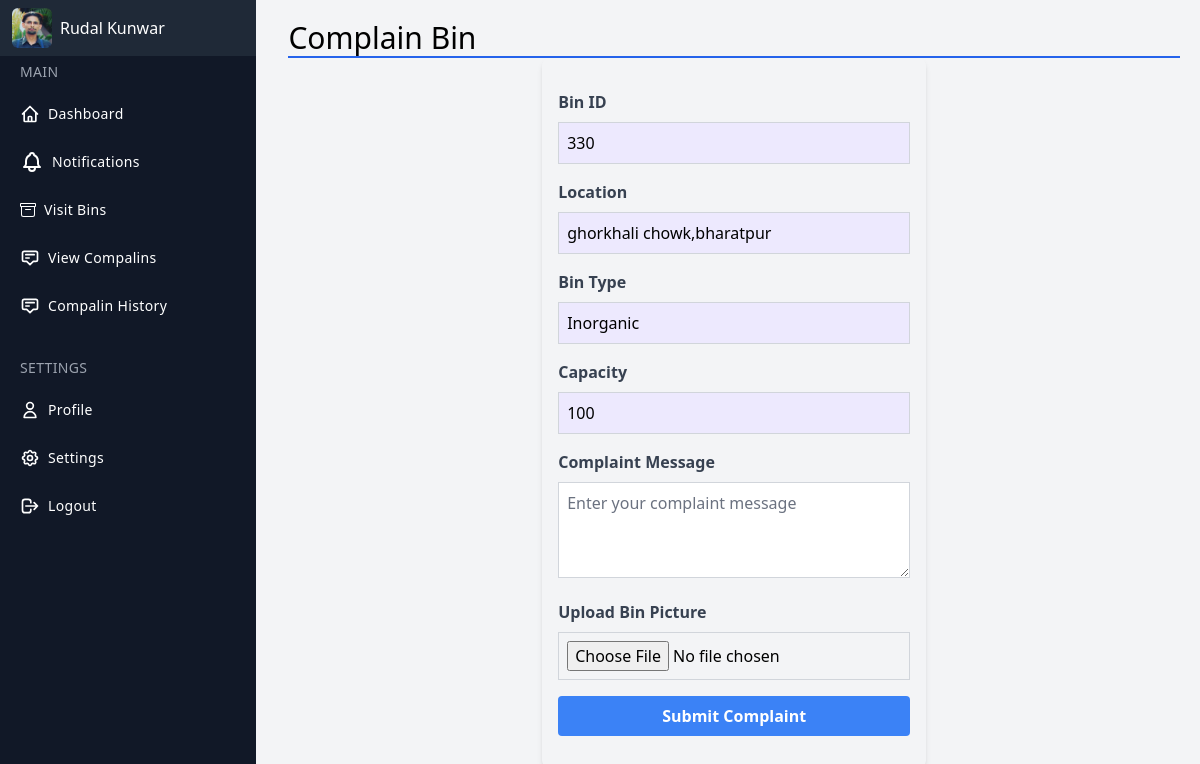
The page /user/complainbin.php?binid=330 (signed in) on the database its author committed.
### tables this page shows
CREATE TABLE `users` (
  `user_id` int(11) NOT NULL,
  `user_name` varchar(255) NOT NULL,
  `email` varchar(255) NOT NULL,
  `password` varchar(255) NOT NULL,
  `address` varchar(255) NOT NULL,
  `contact` varchar(255) NOT NULL,
  `profilepic` varchar(500) NOT NULL
);

CREATE TABLE `garbagebins` (
  `bin_id` int(11) NOT NULL,
  `type` varchar(255) NOT NULL,
  `location` varchar(255) NOT NULL,
  `capacity` int(11) NOT NULL,
  `bin_status` varchar(30) NOT NULL DEFAULT 'use'
);

### user/complainbin.php (the view, shortened to what this page needs)
<!DOCTYPE html>
<html lang="en">
<head>
    <link rel="stylesheet" href="../style.css">
</head>
<?php include('userdashlayout.php') ?>
<body class="bg-gray-100">
    <?php
    $binid = $_GET['binid'];
    $qry = "SELECT * FROM garbagebins WHERE bin_id = $binid";
    $result = mysqli_query($con, $qry);
    $row = mysqli_fetch_assoc($result);
    $binid = $row['bin_id'] ?>
    <div class=" w-full h-full p-5 ml-14 md:ml-64">
        <div class="w-full">
            <h2 class="text-3xl border-b-2 border-blue-600">Complain Bin</h2>
        </div>
        <div class="w-1/2 md:w-96 md:max-w-full mx-auto">
            <div class="px-4 py-8 rounded-lg shadow-md p-6 mb-6">
                <div class="">
                    <div class="mb-4">
                        <label class="block text-gray-700 font-semibold mb-2 ">Bin ID</label>
                        <span class=" block border border-gray-300 p-2 w-full bg-violet-100"><?php echo $row['bin_id'] ?></span>
                    </div>
                    <div class="mb-4">
                        <label class="block text-gray-700 font-semibold mb-2 ">Location</label>
                        <span class=" block border border-gray-300 p-2 w-full bg-violet-100"><?php echo $row['location'] ?></span>
                    </div>
                    <div class="mb-4">
                        <label for="capacity" class="block text-gray-700 font-semibold mb-2">Bin Type</label>
                        <span class=" block border border-gray-300 p-2 w-full bg-violet-100"><?php echo $row['type'] ?></span>
                    </div>
                    <div class="mb-4">
                        <label for="capacity" class="block text-gray-700 font-semibold mb-2">Capacity</label>
                        <span class=" block border border-gray-300 p-2 w-full bg-violet-100"><?php echo $row['capacity'] ?></span>
                    </div>
                </div>
                <form class="" method="post" enctype="multipart/form-data">
                    <div class="mb-4">
                        <label for="complaint_message" class="block text-gray-700 font-semibold mb-2">Complaint Message</label>
                        <textarea id="complaint_message" name="complaint_message" class="border border-gray-300 p-2 w-full h-24" placeholder="Enter your complaint message" required></textarea>
                    </div>
                    <div class="mb-4">
                        <label for="bin_picture" class="block text-gray-700 font-semibold mb-2">Upload Bin Picture</label>
                        <input id="bin_picture" type="file" name="bin_photo" class="border border-gray-300 p-2 w-full" required>
                    </div>
                    <div class="text-center">
                        <input type="submit" value="Submit Complaint" name="submit" class="w-full bg-blue-500 text-white font-semibold px-4 py-2 rounded hover:bg-blue-600" onclick="confirm('Are you sure to submit complain.')">
                    </div>
                </form>
            </div>
        </div>
    </div>
</body>
</html>

### user/userdashlayout.php (shortened to what this page needs)
<?php
$user = $_SESSION['username'];
?>
<?php
$con = mysqli_connect("localhost", "root", "", "project_gcs");
$sql = "SELECT * FROM users WHERE user_name = '$user'";
$result = mysqli_query($con, $sql);
$data = mysqli_fetch_assoc($result);
?>
<div class="flex">
    <div class="fixed h-full flex flex-col w-14 hover:w-64 md:w-64 bg-gray-900 text-white transition-all duration-300 border-none z-10 sidebar">
        <div class="overflow-y-auto overflow-x-hidden flex flex-col justify-between flex-grow">
            <div class="fixed w-full flex items-center h-14 text-white z-10">
                <div class="flex items-center justify-start  pl-3 w-14 md:w-64 h-14 bg-gray-800 border-none">
                    <a href="editprofile.php">
                        <img class="w-7 h-7 md:w-10 md:h-10 mr-2 rounded-md overflow-hidden" src="<?php echo $data['profilepic'] ?>" onerror="this.src='profilepic/dummyuser.jpg';" />
                    </a>
                    <span class="hidden md:block"><?php echo $user  ?> </span>
                </div>
            </div>
            <ul class="flex flex-col mt-10 py-4 space-y-1">
                <li class="px-5 hidden md:block">
                    <div class="flex flex-row items-center h-8">
                        <div class="text-sm font-light tracking-wide text-gray-400 uppercase">
                            Main
                        </div>
                    </div>
                </li>
                <li>
                    <a href="../user/userdashboard.php" class="relative flex flex-row items-center h-11 focus:outline-none hover:bg-gray-600 text-white-600 hover:text-white-800 border-l-4 border-transparent hover:border-gray-800 pr-6">
                        <span class="inline-flex justify-center items-center ml-4">
                        </span>
                        <span class="ml-2 text-sm tracking-wide truncate">Dashboard</span>
                    </a>
                </li>
                <li>
                    <a href="notification.php" class="relative flex flex-row items-center h-11 focus:outline-none hover:bg-gray-600 text-white-600 hover:text-white-800 border-l-4 border-transparent hover:border-gray-800 pr-6">
                        <span class="inline-flex justify-center items-center ml-4">
                        </span>
                        <span class="ml-2 text-sm tracking-wide truncate">Notifications</span>
                    </a>
                </li>
                <li>
                    <a href="../user/ubins.php" class="relative flex flex-row items-center h-11 focus:outline-none hover:bg-gray-600 text-white-600 hover:text-white-800 border-l-4 border-transparent hover:border-gray-800 pr-6">
                        <span class="inline-flex justify-center items-center ml-4">
                        </span>
                        <span class="ml-2 text-sm tracking-wide truncate">Visit Bins</span>
                    </a>
                </li>
                <li>
                    <a href="complainreport.php" class="relative flex flex-row items-center h-11 focus:outline-none hover:bg-gray-600 text-white-600 hover:text-white-800 border-l-4 border-transparent hover:border-gray-800 pr-6">
                        <span class="inline-flex justify-center items-center ml-4">
                            <svg class="w-5 h-5" fill="none" stroke="currentColor" viewBox="0 0 24 24" xmlns="http://www.w3.org/2000/svg">
                                <path stroke-linecap="round" stroke-linejoin="round" stroke-width="2" d="M7 8h10M7 12h4m1 8l-4-4H5a2 2 0 01-2-2V6a2 2 0 012-2h14a2 2 0 012 2v8a2 2 0 01-2 2h-3l-4 4z"></path>
                            </svg>
                        </span>
                        <span class="ml-2 text-sm tracking-wide truncate">View Compalins</span>
                    </a>
                </li>
                <li>
                    <a href="completedcomplain.php" class="relative flex flex-row items-center h-11 focus:outline-none hover:bg-gray-600 text-white-600 hover:text-white-800 border-l-4 border-transparent hover:border-gray-800 pr-6">
                        <span class="inline-flex justify-center items-center ml-4">
                            <svg class="w-5 h-5" fill="none" stroke="currentColor" viewBox="0 0 24 24" xmlns="http://www.w3.org/2000/svg">
                                <path stroke-linecap="round" stroke-linejoin="round" stroke-width="2" d="M7 8h10M7 12h4m1 8l-4-4H5a2 2 0 01-2-2V6a2 2 0 012-2h14a2 2 0 012 2v8a2 2 0 01-2 2h-3l-4 4z"></path>
                            </svg>
                        </span>
                        <span class="ml-2 text-sm tracking-wide truncate">Compalin History</span>
                    </a>
                </li>
                <li class="px-5 hidden md:block">
                    <div class="flex flex-row items-center mt-5 h-8">
                        <div class="text-sm font-light tracking-wide text-gray-400 uppercase">
                            Settings
                        </div>
                    </div>
                </li>
                <li>
                    <a href="editprofile.php" class="relative flex flex-row items-center h-11 focus:outline-none  hover:bg-gray-600 text-white-600 hover:text-white-800 border-l-4 border-transparent hover:border-gray-800 pr-6">
                        <span class="inline-flex justify-center items-center ml-4">
                            <svg class="w-5 h-5" fill="none" stroke="currentColor" viewBox="0 0 24 24" xmlns="http://www.w3.org/2000/svg">
                                <path stroke-linecap="round" stroke-linejoin="round" stroke-width="2" d="M16 7a4 4 0 11-8 0 4 4 0 018 0zM12 14a7 7 0 00-7 7h14a7 7 0 00-7-7z"></path>
                            </svg>
                        </span>
                        <span class="ml-2 text-sm tracking-wide truncate">Profile</span>
                    </a>
                </li>
                <li>
                    <a href="changepass.php" class="relative flex flex-row items-center h-11 focus:outline-none hover:bg-gray-600 text-white-600 hover:text-white-800 border-l-4 border-transparent hover:border-gray-800 pr-6">
                        <span class="inline-flex justify-center items-center ml-4">
                        </span>
                        <span class="ml-2 text-sm tracking-wide truncate">Settings</span>
                    </a>
                </li>
                <li>
                    <a href="../user/logout.php" class="relative flex flex-row items-center h-11 focus:outline-none hover:bg-gray-600 text-white-600 hover:text-white-800 border-l-4 border-transparent hover:border-gray-800 pr-6" onClick="return confirm('Do you want to Logout ?')">
                        <span class="inline-flex justify-center items-center ml-4">
                            <svg class="w-5 h-5" fill="none" stroke="currentColor" viewBox="0 0 24 24" xmlns="http://www.w3.org/2000/svg">
                                <path stroke-linecap="round" stroke-linejoin="round" stroke-width="2" d="M17 16l4-4m0 0l-4-4m4 4H7m6 4v1a3 3 0 01-3 3H6a3 3 0 01-3-3V7a3 3 0 013-3h4a3 3 0 013 3v1"></path>
                            </svg>
                        </span>
                        <span class="ml-2 text-sm tracking-wide truncate"> Logout</span>
                    </a>
                </li>
            </ul>
        </div>
    </div>

### rows shown on the page
users: profilepic (picture)
garbagebins: bin_id "330", location "ghorkhali chowk,bharatpur", type "Inorganic", capacity "100"

### other values the page prints
$user "Rudal Kunwar"
